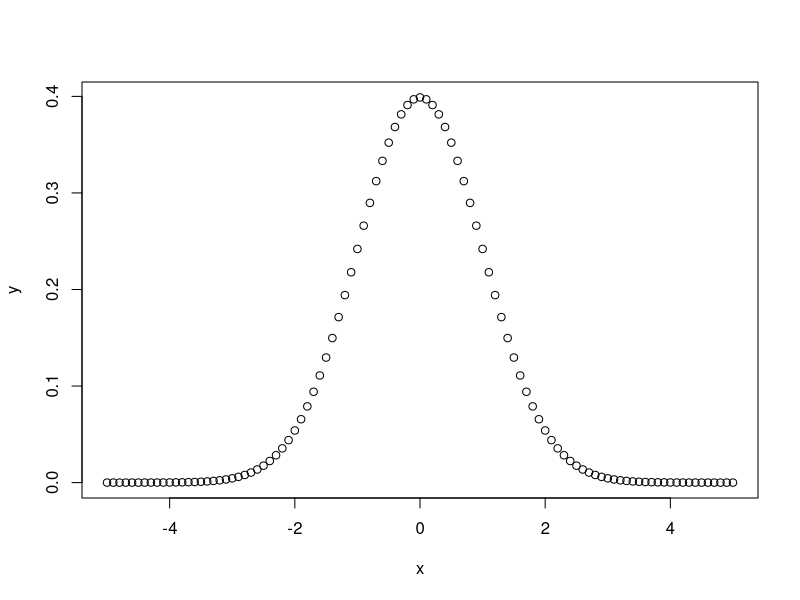
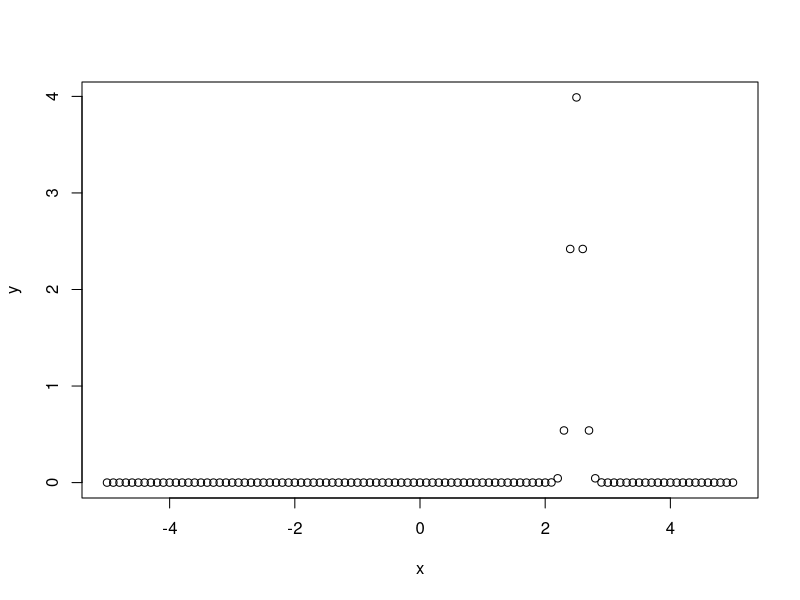
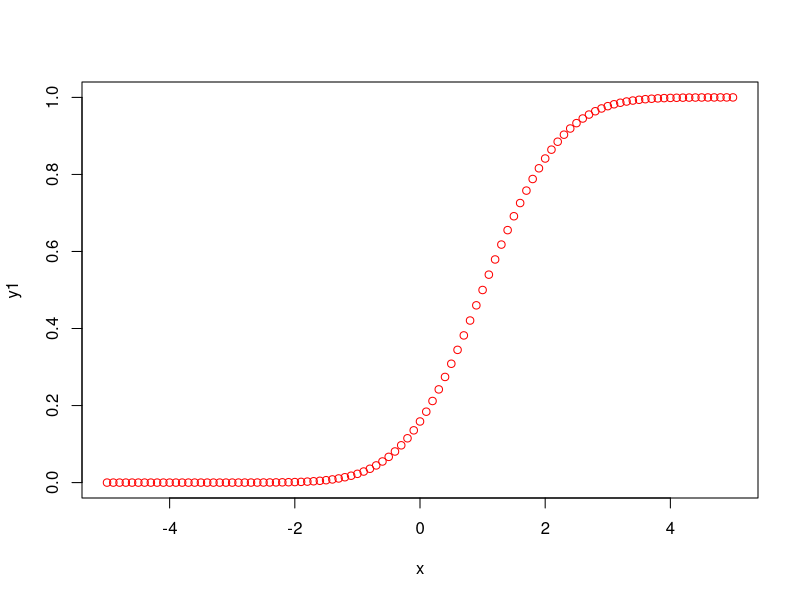
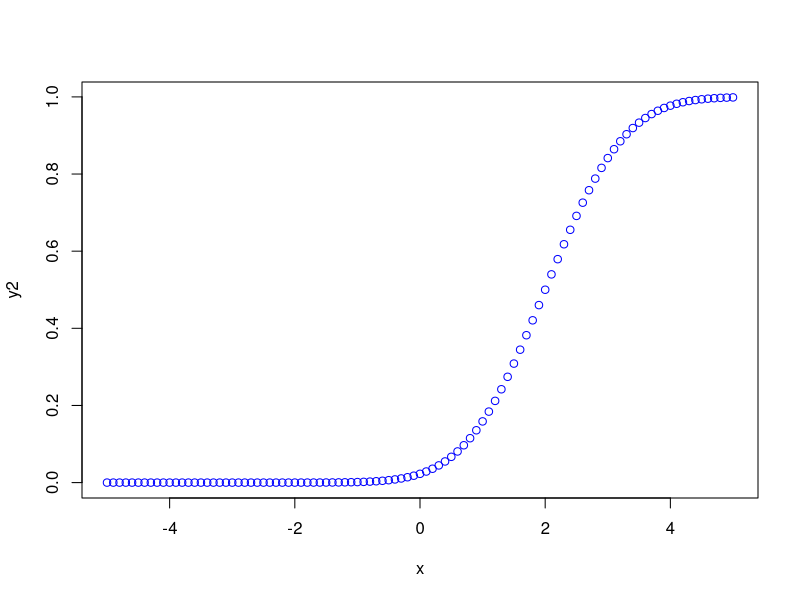
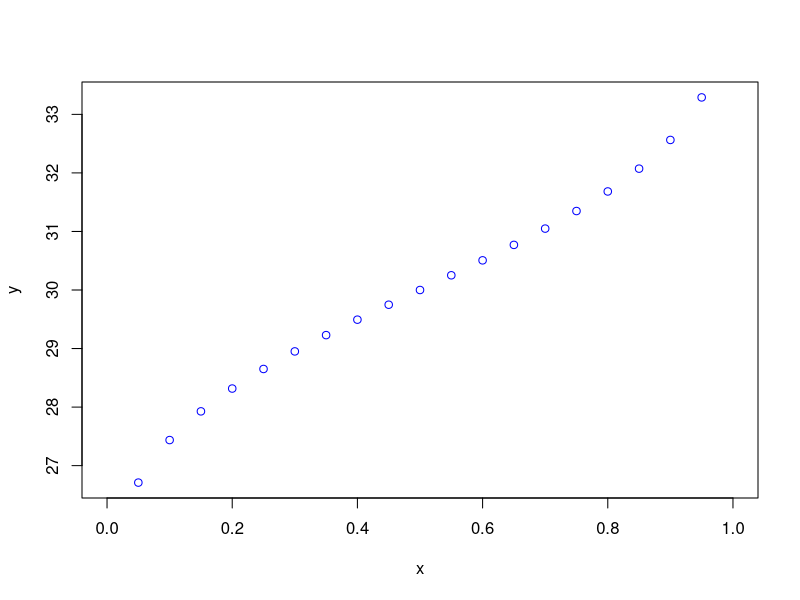
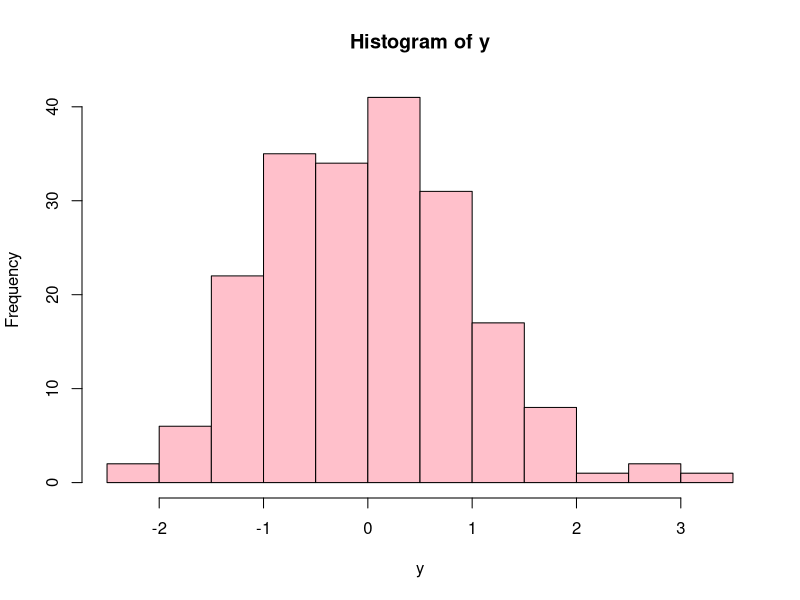
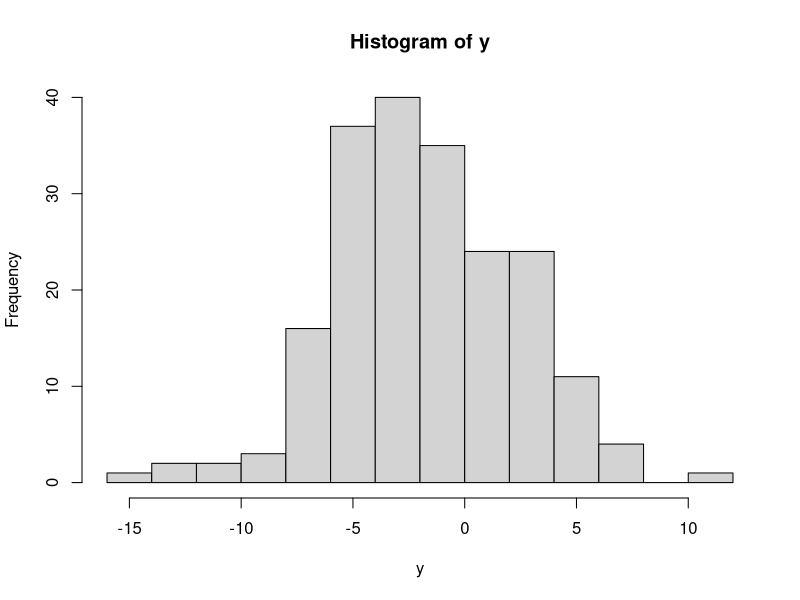
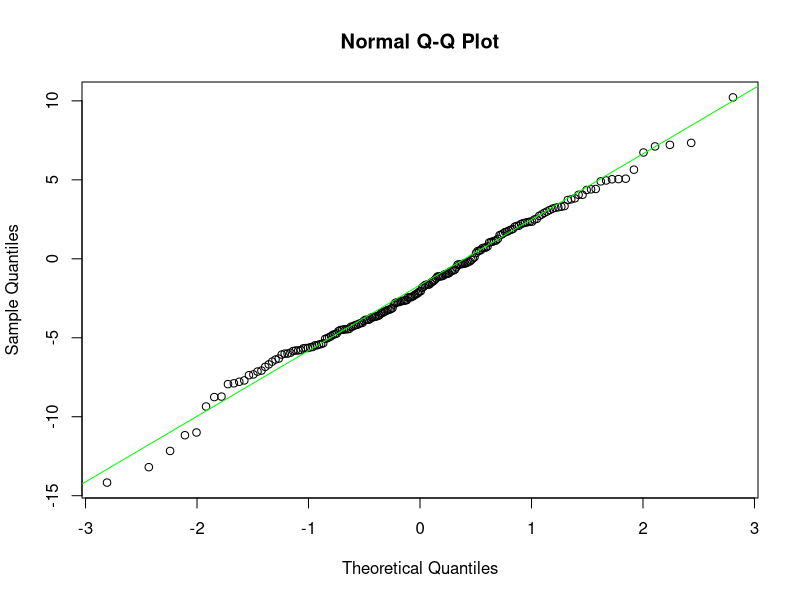

Generate these figures, in order, with R:
# **************** Normal Distribution **************** 

# d = height of probability density function
dnorm(0, mean=0, sd=1) #same as dnorm(0)
dnorm(0, mean=4, sd=1) #same as dnorm(0, mean=4)
dnorm(0, mean=4, sd=10)
#
v = c(0, 1, 2)
dnorm(v)
#
x = seq(-5, 5, by=0.1)
y = dnorm(x) #the default mean=0, sd=1
plot(x, y)
#
y = dnorm(x, mean=2.5, sd=0.1)
plot(x, y)



# p = cumulative density function
pnorm(0) #same as pnorm(0, mean=0, sd=1)
pnorm(1)
pnorm(0, mean=2, sd=3)
v = c(0, 1, 2)
pnorm(v)
pnorm(-1)
1 - pnorm(1)
pnorm(1, lower.tail=FALSE)
1 - (pnorm(-2) + pnorm(2, lower.tail=FALSE))

normalCdf <- function(lowerBound, upperBound) {
  #same as    1 - (pnorm(-2) + pnorm(2, lower.tail=FALSE))
  return (1 - (pnorm(lowerBound) + 1 - pnorm(upperBound)))
}
normalCdf(-1, 1)
normalCdf(-2, 2)
normalCdf(-3, 3)

x = seq(-5, 5, by=0.1)
y1 = pnorm(x, mean=1, sd=1)
y2 = pnorm(x, mean=2, sd=1)
plot(x, y1, col='red')
plot(x, y2, col='blue')



# q = inverse cumulative density function
qnorm(0.5, mean=0, sd=1) #inverse cdf
qnorm(0.02275013, mean=2, sd=1) # ~ rounds to 0
qnorm(0.5, mean=1, sd=2)
qnorm(0.5, mean=2, sd=2)
qnorm(0.5, mean=2, sd=10)
qnorm(0.25, mean=2, sd=2)
qnorm(0.333)
qnorm(0.333, sd=3)
#
v = c(0.1, 0.3, 0.75) #list of areas
qnorm(v)
#
x = seq(0, 1, by=0.05)
y = qnorm(x, mean=30, sd=2)
plot(x, y, col='blue')



# r = random numbers
rnorm(4)
rnorm(4, mean=3, sd=3)
#
y <- rnorm(200)
hist(y, col='pink')
y <- rnorm(200, mean=-2, sd=4)
hist(y)
#
qqnorm(y)
qqline(y, col='green') #line through q-q plot





# **************** t Distribution **************** 

# dt = height of t distrbution
x <- seq(-20, 20, by=0.5)
y <- dt(x, df=10)
plot(x, y, type='l')
y <- dt(x, df=50)
plot(x, y)



# pt = tcdf
pt(-3, df=10)
1 - pt(3, df=10)
pt(3, df=10)
#
tValue <- (mean(x)-2)/sd(x)
pValue <- pt(tValue, df=20)
pValue



# qt = inverse tcdf
qt(0.05, df=10)
qt(0.10, df=10, lower.tail=FALSE)



# rt = random t-distributed numbers
rt(3, df=10)
rt(10, df=100)






# **************** Binomial Distribution **************** 

# dbinom(x, n, p)
x <- seq(0, 50, by=1)
y <- dbinom(x, 50, 0.2)
plot(x, y)
y <- dbinom(x, 50, 0.6)
plot(x, y)



# pbinom(x, n, p)
pbinom(24, 50, 0.5)
1 - pbinom(25, 50, 0.5)
pbinom(25, 50, 0.5)
pbinom(26, 50, 0.5)
pbinom(25, 51, 0.5)
pbinom(25, 50, 0.25)



# qbinom(area left tail, n, p)
qbinom(0.5, 51, 1/2)
qbinom(0.25, 51, 1/2)
pbinom(23, 51, 1/2)



# rbinom(number of random numbers, n, p)
rbinom(200, 50, 0.2)
rbinom(10, 100, 0.2)
rbinom(5, 100, 0.7)






# **************** Chi-Squared Distribution ***************

# dchisq(x, df=df0)
x <- seq(0, 80, by=0.5)
y <- dchisq(x, df=4)
plot(x, y)
y <- dchisq(x, df=30)
plot(x, y)



# pchisq(x, df=df0)
pchisq(2, df=10) # left tailed
pchisq(2, df=10, lower.tail=FALSE)
pchisq(3, df=20)



# qchisq(left area, df=df0)
qchisq(0.05, df=10)
qchisq(0.05, df=10, lower.tail=FALSE)
qchisq(0.95, df=10)
v <- c(0.005, 0.025, 0.05)
qchisq(v, df=25)



# rchisq(number, df=df0)
rchisq(3, df=10)
rchisq(3, df=70)
